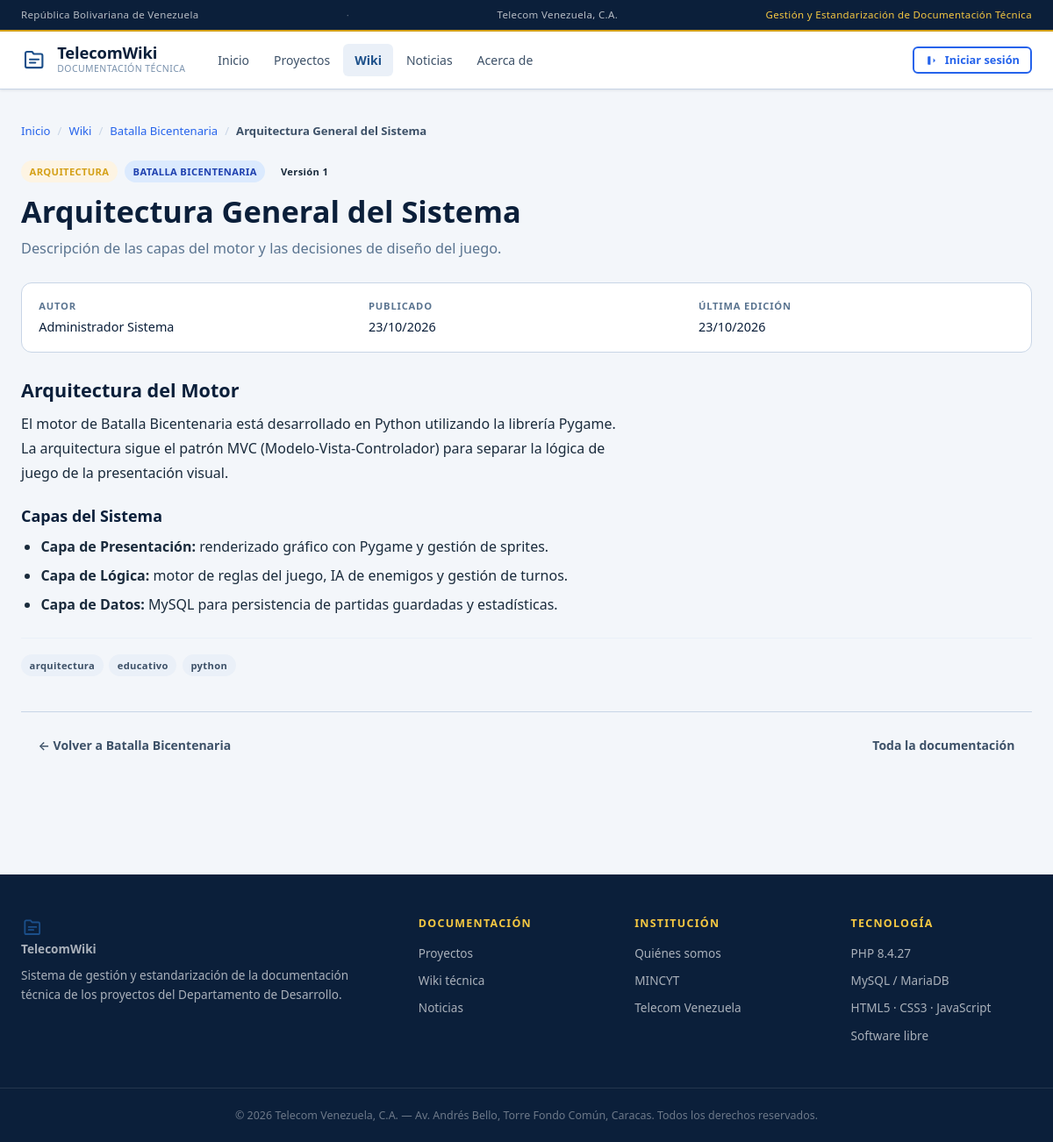
/frontend/articulo.php?slug=batalla-bicentenaria-arquitectura, run on the app's committed database.
### tables this page shows
CREATE TABLE `articulos` (
    `id`          INT UNSIGNED NOT NULL AUTO_INCREMENT,
    `proyecto_id` INT UNSIGNED  NOT NULL,
    `titulo`      VARCHAR(300)  NOT NULL,
    `slug`        VARCHAR(320)  NOT NULL,
    `resumen`     VARCHAR(500)  NULL,
    `contenido`   LONGTEXT      NULL,
    `tipo`        ENUM('guion','arquitectura','mecanica','personaje','nivel','tecnico','otro') NOT NULL DEFAULT 'tecnico',
    `autor_id`    INT UNSIGNED  NULL,
    `version`     INT UNSIGNED  NOT NULL DEFAULT 1,
    `publicado`   TINYINT(1)    NOT NULL DEFAULT 0,
    `creado_en`   DATETIME      NOT NULL DEFAULT CURRENT_TIMESTAMP,
    `actualizado` DATETIME      NOT NULL DEFAULT CURRENT_TIMESTAMP ON UPDATE CURRENT_TIMESTAMP,
    PRIMARY KEY (`id`),
    UNIQUE KEY `uq_articulos_slug` (`slug`),
    KEY `idx_articulos_proyecto`  (`proyecto_id`,`publicado`),
    KEY `idx_articulos_publicado` (`publicado`),
    KEY `idx_articulos_tipo`      (`tipo`),
    KEY `idx_articulos_autor`     (`autor_id`),
    CONSTRAINT `fk_articulos_proyecto` FOREIGN KEY (`proyecto_id`) REFERENCES `proyectos`(`id`) ON DELETE CASCADE,
    CONSTRAINT `fk_articulos_autor`    FOREIGN KEY (`autor_id`)    REFERENCES `usuarios`(`id`)  ON DELETE SET NULL
);

CREATE TABLE `proyectos` (
    `id`                  INT UNSIGNED NOT NULL AUTO_INCREMENT,
    `titulo`              VARCHAR(200)  NOT NULL,
    `slug`                VARCHAR(220)  NOT NULL,
    `categoria_id`        INT UNSIGNED  NOT NULL,
    `descripcion_corta`   VARCHAR(500)  NULL,
    `descripcion`         LONGTEXT      NULL,
    `tecnologias`         VARCHAR(300)  NULL,
    `version_actual`      VARCHAR(20)   NULL,
    `estado`              ENUM('activo','en_desarrollo','pausado','archivado') NOT NULL DEFAULT 'en_desarrollo',
    `responsable_id`      INT UNSIGNED  NULL,
    `fecha_inicio`        DATE          NULL,
    `fecha_actualizacion` DATETIME      NOT NULL DEFAULT CURRENT_TIMESTAMP ON UPDATE CURRENT_TIMESTAMP,
    `creado_en`           DATETIME      NOT NULL DEFAULT CURRENT_TIMESTAMP,
    PRIMARY KEY (`id`),
    UNIQUE KEY `uq_proyectos_slug` (`slug`),
    KEY `idx_proyectos_categoria` (`categoria_id`),
    KEY `idx_proyectos_estado` (`estado`,`creado_en`),
    KEY `idx_proyectos_responsable` (`responsable_id`),
    CONSTRAINT `fk_proyectos_categoria`   FOREIGN KEY (`categoria_id`)   REFERENCES `categorias`(`id`)     ON DELETE RESTRICT,
    CONSTRAINT `fk_proyectos_responsable` FOREIGN KEY (`responsable_id`) REFERENCES `usuarios`(`id`)      ON DELETE SET NULL
);

CREATE TABLE `usuarios` (
    `id`            INT UNSIGNED NOT NULL AUTO_INCREMENT,
    `nombre`        VARCHAR(100)  NOT NULL,
    `apellido`      VARCHAR(100)  NOT NULL,
    `usuario`       VARCHAR(50)   NOT NULL,
    `email`         VARCHAR(150)  NOT NULL,
    `password`      VARCHAR(255)  NOT NULL,
    `rol`           ENUM('lector','editor','supervisor','admin') NOT NULL DEFAULT 'lector',
    `activo`        TINYINT(1)    NOT NULL DEFAULT 1,
    `ultimo_acceso` DATETIME      NULL DEFAULT NULL,
    `creado_en`     DATETIME      NOT NULL DEFAULT CURRENT_TIMESTAMP,
    PRIMARY KEY (`id`),
    UNIQUE KEY `uq_usuarios_usuario` (`usuario`),
    UNIQUE KEY `uq_usuarios_email`   (`email`),
    KEY `idx_usuarios_rol_activo` (`rol`,`activo`)
);

CREATE TABLE `tags` (
    `id`    INT UNSIGNED NOT NULL AUTO_INCREMENT,
    `nombre` VARCHAR(100) NOT NULL,
    `slug`  VARCHAR(120) NOT NULL,
    PRIMARY KEY (`id`),
    UNIQUE KEY `uq_tags_slug` (`slug`)
);

### backend/lib/validate.php (called while the page is built, shortened)
<?php
require_once __DIR__ . '/helpers.php';
function entrada(array $origen, string $clave, int $maxLen = 300): string {
    $v = $origen[$clave] ?? '';
    $v = trim((string) $v);
    return mb_strlen($v) > $maxLen ? mb_substr($v, 0, $maxLen) : $v;
}
function saneaGET(string $clave, int $maxLen = 300): string {
    return entrada($_GET, $clave, $maxLen);
}

### backend/config/db.php (called while the page is built, shortened)
<?php
function getDB(): PDO {
    static $pdo = null;
    if ($pdo === null) {
        $dsn = 'mysql:host=' . DB_HOST . ';port=' . DB_PORT
             . ';dbname=' . DB_NAME . ';charset=utf8mb4';
        try {
            $pdo = new PDO($dsn, DB_USER, DB_PASS, [
                PDO::ATTR_ERRMODE            => PDO::ERRMODE_EXCEPTION,
                PDO::ATTR_DEFAULT_FETCH_MODE => PDO::FETCH_ASSOC,
                PDO::ATTR_EMULATE_PREPARES   => false,
            ]);
        } catch (PDOException $e) {
            error_log('[db.php] Error de conexión a MySQL: ' . $e->getMessage());
            http_response_code(503);
            die('<div>'
              . '<strong>El sitio no está disponible en este momento.</strong><br>'
              . '<small>Intenta nuevamente en unos minutos. Si el problema persiste, '
              . 'verificá que MySQL esté iniciado (XAMPP → pestaña MySQL) y que exista '
              . 'la base de datos <em>telecom_wiki</em>.</small></div>');
        }
    }
    return $pdo;
}
function dbUnica(string $sql, array $params = []) {
    $st = getDB()->prepare($sql);
    $st->execute($params);
    return $st->fetch();
}

### backend/lib/helpers.php (called while the page is built, shortened)
<?php
function e(?string $s): string {
    return htmlspecialchars($s ?? '', ENT_QUOTES | ENT_SUBSTITUTE, 'UTF-8');
}
function url(string $ruta = ''): string {
    return SITE_URL . '/' . ltrim($ruta, '/');
}
function fecha(?string $fecha, string $formato = 'd/m/Y'): string {
    $ts = strtotime($fecha);
    return $ts ? date($formato, $ts) : '—';
}
function etiquetaTipoArticulo(string $tipo): string {
    $mapa = [
        'guion'        => 'Guión',
        'arquitectura' => 'Arquitectura',
        'mecanica'     => 'Mecánica',
        'personaje'    => 'Personaje',
        'nivel'        => 'Nivel',
        'tecnico'      => 'Técnico',
        'otro'         => 'Otro',
    ];
    return $mapa[$tipo] ?? ucfirst($tipo);
}

### backend/lib/sanitize.php (called while the page is built, shortened)
<?php
require_once __DIR__ . '/helpers.php';
function sanearHTML(?string $html): string {
    $html = trim($html);
    for ($i = 0; $i < 4; $i++) {
        $antes = $html;
        foreach (TAGS_ELIMINAR as $tag) {
            $html = preg_replace(
                '#<\s*' . $tag . '\b[^>]*>.*?<\s*/\s*' . $tag . '\s*>#is',
                '',
                $html
            );
            $html = preg_replace('#<\s*' . $tag . '\b[^>]*/?>#is', '', $html);
        }
        if ($html === $antes) {
            break;
        }
    }
    $permitidas = implode('|', TAGS_PERMITIDAS);
    $html = preg_replace_callback(
        '#<\s*/?\s*([a-zA-Z][a-zA-Z0-9]*)\b([^>]*)>#s',
        static function (array $m) use ($permitidas) {
            $tag = strtolower($m[1]);
            if (preg_match('#^(' . $permitidas . ')$#', $tag)) {
                return $m[0];
            }
            if (str_starts_with($m[0], '</')) {
                return $m[0];
            }
            if (preg_match('#\son[a-z]+\s*=#i', $m[2]) || stripos($m[2], 'style=') !== false) {
                return '';
            }
            return '';
        },
        $html
    );
    return filtrarDOM($html);
}
function filtrarDOM(string $html): string {
    $doc = new DOMDocument('1.0', 'UTF-8');
    $doc->loadHTML(
        '<?xml encoding="UTF-8"><div id="raiz-sanitizada">' . $html . '</div>',
        LIBXML_HTML_NOIMPLIED | LIBXML_HTML_NODEFDTD | LIBXML_NONET
    );
    $raiz = null;
    foreach ($doc->getElementsByTagName('div') as $el) {
        if ($el->getAttribute('id') === 'raiz-sanitizada') {
            $raiz = $el;
            break;
        }
    }
    $salida = '';
    if ($raiz->hasChildNodes()) {
        foreach (iterator_to_array($raiz->childNodes) as $hijo) {
            $salida .= $doc->saveHTML($hijo);
        }
    }
    return trim($salida);
}
function filtrarNodos(DOMNode $nodo, DOMDocument $doc): void {
    foreach (iterator_to_array($nodo->childNodes ?? []) as $hijo) {
        if ($hijo->nodeType === XML_ELEMENT_NODE) {
            $tag = strtolower($hijo->tagName);
            $guardar = [];
        } elseif ($hijo->nodeType === XML_COMMENT_NODE
               || $hijo->nodeType === XML_PI_NODE
               || $hijo->nodeType === XML_DOCUMENT_TYPE_NODE) {
            $nodo->removeChild($hijo);
        }
    }
}

### frontend/articulo.php (the view, shortened to what this page needs)
<?php
$slug = saneaGET('slug', 300);
$articulo = dbUnica(
    'SELECT a.*, p.titulo AS proyecto_titulo, p.slug AS proyecto_slug,
            u.nombre AS autor_nombre, u.apellido AS autor_apellido
       FROM articulos a
       JOIN proyectos p ON p.id = a.proyecto_id
  LEFT JOIN usuarios  u ON u.id = a.autor_id
      WHERE a.slug = ? AND a.publicado = 1
      LIMIT 1',
    [$slug]
);
$idArticulo = (int) $articulo['id'];
$db = getDB();
$st = $db->prepare(
    'SELECT t.id, t.nombre, t.slug
       FROM tags t
       JOIN articulo_tags atg ON atg.tag_id = t.id
      WHERE atg.articulo_id = ?
   ORDER BY t.nombre'
);
$st->execute([$idArticulo]);
$etiquetas = $st->fetchAll();
?>
<div class="container">
    <?= migaDePan([
        ['Inicio' => 'index.php'],
        ['Wiki' => 'wiki.php'],
        [$articulo['proyecto_titulo'] => 'proyecto.php?slug=' . rawurlencode($articulo['proyecto_slug'])],
        [$articulo['titulo'] => null],
    ]) ?>
    <article class="detalle">
        <header class="detalle__cabecera">
            <div class="detalle__titulo-bloque">
                <div class="detalle__chips">
                    <?= badgeTipo($articulo['tipo']) ?>
                    <span class="chip chip--cat"><?= e($articulo['proyecto_titulo']) ?></span>
                    <span class="chip">Versión <?= (int) $articulo['version'] ?></span>
                </div>
                <h1><?= e($articulo['titulo']) ?></h1>
                <?php if (!empty($articulo['resumen'])): ?>
                    <p class="detalle__entradilla"><?= e($articulo['resumen']) ?></p>
                <?php endif; ?>
            </div>
        </header>
        <dl class="ficha ficha--compacta">
            <?php if (!empty($articulo['autor_nombre'])): ?>
                <div><dt>Autor</dt>
                     <dd><?= e(trim($articulo['autor_nombre'] . ' ' . $articulo['autor_apellido'])) ?></dd></div>
            <?php endif; ?>
            <div><dt>Publicado</dt><dd><?= e(fecha($articulo['creado_en'])) ?></dd></div>
            <div><dt>Última edición</dt><dd><?= e(fecha($articulo['actualizado'])) ?></dd></div>
        </dl>
        <div class="article-body">
            <?= sanearHTML($articulo['contenido']) ?>
        </div>
        <?php if ($etiquetas): ?>
            <ul class="chips chips--fin">
                <?php foreach ($etiquetas as $t): ?>
                    <li><a class="chip chip--tag"
                           href="<?= e(url('wiki.php?tag=' . rawurlencode($t['slug']))) ?>">
                           <?= e($t['nombre']) ?></a></li>
                <?php endforeach; ?>
            </ul>
        <?php endif; ?>
        <footer class="detalle__pie">
            <a class="btn btn-ghost" href="<?= e(url('proyecto.php?slug=' . rawurlencode($articulo['proyecto_slug']))) ?>">
                ← Volver a <?= e($articulo['proyecto_titulo']) ?>
            </a>
            <a class="btn btn-ghost" href="<?= e(url('wiki.php')) ?>">Toda la documentación</a>
        </footer>
    </article>
</div>

### backend/lib/render.php (shortened to what this page needs)
<?php
require_once __DIR__ . '/sanitize.php';
function migaDePan(array $items): string {
    $html = '<nav class="breadcrumb" aria-label="Miga de pan"><ol>';
    $ultimo = count($items) - 1;
    foreach ($items as $i => $item) {
        $nombre = array_key_first($item);
        $ruta   = $item[$nombre];
        $sep    = $i > 0 ? '<span class="breadcrumb__sep" aria-hidden="true">/</span>' : '';
        if ($i === $ultimo || $ruta === null) {
            $html .= $sep . '<li class="breadcrumb__actual" aria-current="page">' . e($nombre) . '</li>';
        } else {
            $html .= $sep . '<li><a href="' . e(url($ruta)) . '">' . e($nombre) . '</a></li>';
        }
    }
    return $html . '</ol></nav>';
}
function badgeTipo(string $tipo): string {
    return '<span class="chip chip--tipo">' . e(etiquetaTipoArticulo($tipo)) . '</span>';
}

### frontend/css/base.css (style rules this page uses)
:root { --navy: #0B1F3A; --navy-mid: #163050; --blue: #1B4F8A; --blue-lt: #2563EB; --gold: #D4A017; --gold-lt: #F5C842; --white: #FFFFFF; --off-white: #F3F6FA; --grey-100: #EAF0F8; --grey-300: #C8D5E6; --grey-500: #7A92AD; --grey-700: #3D5168; --text: #1A2B3C; --text-muted: #5A7490; --ok-bg: #DCFCE7; --ok-fg: #166534; --warn-bg: #FEF3C7; --warn-fg: #92400E; --danger-bg: #FEE2E2; --danger-fg: #991B1B; --info-bg: #DBEAFE; --info-fg: #1E40AF; --radius: 6px; --radius-md: 9px; --radius-lg: 12px; --shadow-sm: 0 1px 3px rgba(11,31,58,.10); --shadow-md: 0 4px 16px rgba(11,31,58,.13); --shadow-lg: 0 8px 32px rgba(11,31,58,.18); --font-body: system-ui, -apple-system, "Segoe UI", Roboto, "Helvetica Neue", Arial, sans-serif; --font-display: ui-sans-serif, system-ui, -apple-system, "Segoe UI", Roboto, sans-serif; --font-mono: ui-monospace, SFMono-Regular, "SF Mono", Menlo, Consolas, "Liberation Mono", monospace; --transition: 180ms ease; }
*, *::before, *::after { box-sizing: border-box; margin: 0; padding: 0; }
html { scroll-behavior: smooth; -webkit-text-size-adjust: 100%; }
body { font-family: var(--font-body); font-size: 15px; line-height: 1.7; color: var(--text); background: var(--off-white); -webkit-font-smoothing: antialiased; }
ul, ol { list-style: none; }
a { color: var(--blue-lt); text-decoration: none; transition: color var(--transition); }
h1, h2, h3, h4, h5, h6 { font-family: var(--font-display); color: var(--navy); line-height: 1.25; }
.container { max-width: 1200px; margin: 0 auto; padding: 0 1.5rem; width: 100%; }
.chip { display: inline-flex; align-items: center; gap: .3rem; font-size: .7rem; font-weight: 700; padding: .2rem .6rem; border-radius: 99px; letter-spacing: .03em; white-space: nowrap; }
.chip--cat { background: var(--info-bg); color: var(--info-fg); text-transform: uppercase; }
.chip--tag { background: var(--grey-100); color: var(--grey-700); text-transform: lowercase; }
.chip--tipo { background: #FDF4E3; color: var(--gold); text-transform: uppercase; }
.chips { display: flex; flex-wrap: wrap; gap: .4rem; align-items: center; }

### frontend/css/components.css (style rules this page uses)
.btn { display: inline-flex; align-items: center; justify-content: center; gap: .4rem; font-family: var(--font-body); font-weight: 600; font-size: .875rem; line-height: 1.2; border-radius: var(--radius); cursor: pointer; border: 2px solid transparent; padding: .5rem 1.1rem; text-decoration: none; white-space: nowrap; transition: background var(--transition), color var(--transition), border-color var(--transition), transform 80ms; }
.btn-ghost { background: transparent; color: var(--grey-700); border-color: transparent; }
.breadcrumb { display: flex; align-items: center; gap: .5rem; font-size: .82rem; color: var(--text-muted); margin-bottom: 1.4rem; flex-wrap: wrap; }
.breadcrumb ol { display: flex; align-items: center; gap: .5rem; flex-wrap: wrap; }
.breadcrumb li { display: flex; align-items: center; gap: .5rem; }
.breadcrumb a { color: var(--blue-lt); }
.breadcrumb__sep { color: var(--grey-300); }
.breadcrumb__actual { color: var(--grey-700); font-weight: 600; }

### data on the page
articulos: tipo "ARQUITECTURA", proyecto.titulo "BATALLA BICENTENARIA", version "1", titulo "Arquitectura General del Sistema", resumen "Descripción de las capas del motor y las decisiones de diseño del juego.", autor.apellido "Administrador Sistema", creado_en "23/10/2026", actualizado "23/10/2026", contenido "Arquitectura del Motor El motor de Batalla Bicentenaria está desarrollado en Python utilizando la librería Pygame. La arquitectura sigue el patrón MVC (Modelo-Vista-Controlador) para separar la lógica de juego de la presentación visual. Capas del Sistema Capa de Presentación: renderizado gráfico con Pygame y gestión de sprites. Capa de Lógica: motor de reglas del juego, IA de enemigos y gestión de turnos. Capa de Datos: MySQL para persistencia de partidas guardadas y estadísticas.", proyecto.titulo "Batalla Bicentenaria"
tags: nombre "arquitectura"
tags: nombre "educativo"
tags: nombre "python"

### other printed values
SITE_TAGLINE "Gestión y Estandarización de Documentación Técnica"
SITE_NAME "TelecomWiki"
$texto "Inicio"
$texto "Proyectos"
$texto "Wiki"
$texto "Noticias"
$texto "Acerca de"
$nombre "Inicio"
$nombre "Wiki"
$nombre "Batalla Bicentenaria"
$nombre "Arquitectura General del Sistema"
PHP_VERSION "8.4.27"
